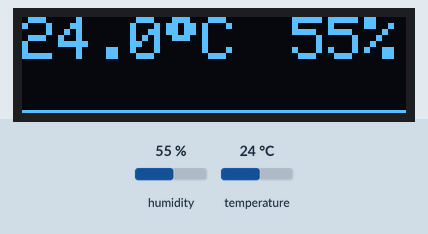
This sketch was run on a simulated Arduino Uno, built with avr-gcc and run on an emulated ATmega328P. Parts: 128×32 one-colour display. Inputs (shaded band) come from the test bench; at power-on: humidity 55 %, temperature 24 °C.

Above: at 1.8 s.
1.9 s: humidity set to 22 %
At 2.7 s:
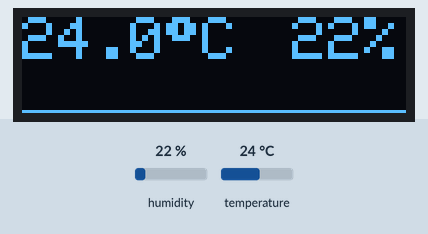
3.6 s: temperature set to 12 °C
At 5.1 s:
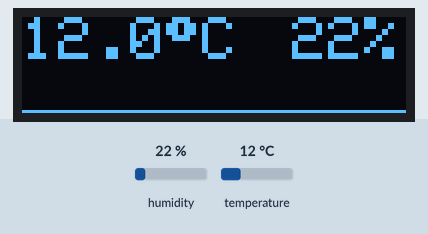
5.6 s: humidity set to 40 %
At 7.4 s:
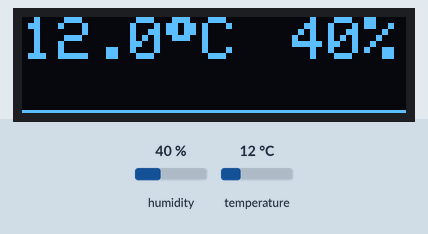
7.7 s: temperature set to 19 °C
At 8.7 s:
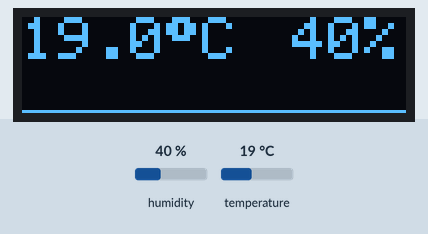
Timing chart, 0 to 10.7 s (numbered marks = the images above; inputs shaded):
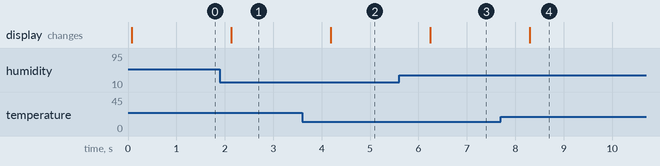

The sketch:

EspTempLogger.ino
```cpp
/*
The Developer Guy @ Vault 1337
Have fun!
*/


#include <Adafruit_Sensor.h>
#include <DHT.h>
#include <DHT_U.h>

#include <Wire.h>
#include <Adafruit_GFX.h>
#include <Adafruit_SSD1306.h>

#define DHTPIN 2
#define DHTTYPE    DHT22

#define SCREEN_WIDTH 128
#define SCREEN_HEIGHT 32
#define SCREEN_ADDRESS 0x3C

// One measurement per second
// Defaults to ~24 hour history on graph
#define FILTER_AMOUNT (24 * 60 * 60 / SCREEN_WIDTH)

void oledSetup(void);
void temperatureSetup(void);
void drawMeasurement(void);
void drawGraph(void);
void filterTemperature(void);
void addNewSample(float sample);

DHT_Unified dht(DHTPIN, DHTTYPE);
Adafruit_SSD1306 display(SCREEN_WIDTH, SCREEN_HEIGHT, &Wire, -1);

sensor_t sensor;

float temperature;
float humidity;

float tempGraph[SCREEN_WIDTH];
float filtered;
int filterCounter = 0;

void setup() {
  Serial.begin(115200);
  temperatureSetup();
  oledSetup();

  for(int i = 0; i < SCREEN_WIDTH; i++)
  {
    tempGraph[i] = 0.0;
  }

  filtered = 0.0;
  filterCounter = 0;
}

void loop() {
  sensors_event_t event;

  dht.temperature().getEvent(&event);
  if (!isnan(event.temperature))
  {
    temperature = event.temperature;
    filterTemperature();
  }

  dht.humidity().getEvent(&event);
  if (!isnan(event.relative_humidity))
  {
    humidity = event.relative_humidity;
  }

  drawMeasurement();
  drawGraph();
  display.display();
  delay(1000);
}

void oledSetup(void)
{
  display.begin(SSD1306_SWITCHCAPVCC, SCREEN_ADDRESS);
  display.setTextSize(2);
  display.setTextColor(SSD1306_WHITE);
  display.setCursor(0, 0);
  display.cp437(true);
  display.clearDisplay();
  display.display();
}

void temperatureSetup(void)
{
  dht.begin();
  dht.temperature().getSensor(&sensor);
}

void drawMeasurement(void)
{
  display.clearDisplay();
  display.setCursor(0, 0);
  display.print(temperature, 1);
  display.print((char)248);
  display.print("C");
  display.setCursor(90, 0);
  display.print((int)humidity);
  display.print(F("%"));
  display.setCursor(40, 16);
}

void drawGraph(void)
{
  float minTemp = tempGraph[0];
  float maxTemp = tempGraph[0];

  for(int i = 1; i < SCREEN_WIDTH; i++)
  {
    if(minTemp > tempGraph[i])
    {
      minTemp = tempGraph[i];
    }
    if(maxTemp < tempGraph[i])
    {
      maxTemp = tempGraph[i];
    }
  }

  float diff = maxTemp - minTemp;
  float slope = 0;
  if(diff != 0.0)
  {
    slope = 15 / diff;
  }
  int previousPixelHeight = (tempGraph[0] - minTemp) * slope;
  for(int i = 1; i < SCREEN_WIDTH; i++)
  {
    int pixelHeight = (tempGraph[i] - minTemp) * slope;
    display.drawLine(i-1, 31 - previousPixelHeight, i, 31 - pixelHeight, SSD1306_WHITE);
    previousPixelHeight = pixelHeight;
  }
}

void filterTemperature(void)
{
  filtered += temperature;
  filterCounter++;
  if(filterCounter >= FILTER_AMOUNT)
  {
    addNewSample(filtered / filterCounter);
    filtered = 0;
    filterCounter = 0;
  }
}

void addNewSample(float sample)
{
  Serial.print("New filtered value: ");
  Serial.println(sample);
  for(int i = SCREEN_WIDTH-1; i > 0; i--)
  {
    tempGraph[i] = tempGraph[i-1];
  }
  tempGraph[0] = sample;
}
```

Measured:
- after the input at 1.9 s, the display: changes after 0.23 s (image 1)
- after the input at 3.6 s, the display: changes after 0.59 s (image 2)
- after the input at 5.6 s, the display: changes after 0.64 s (image 3)
- after the input at 7.7 s, the display: changes after 0.60 s (image 4)
